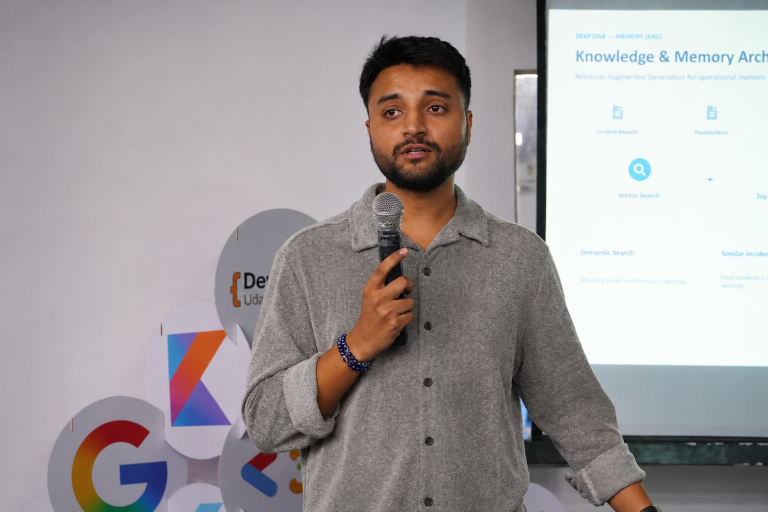
#> input picture Manan-2.jpeg, 1536 x 1024 px (shown at 1/2 size)
$ python prep_badge.py
#> lines starting #> are read from the running program, lines starting #| are printed output that depends on the picture; after the words box and inside, x2 and y2 are one past the last pixel; in counts of white or black regions, pixels touching at a corner belong together
"""
Square-crop + circular-mask operator badge from Manan-2.jpeg.
Pillow only — no rembg.

  python scripts/prep_badge.py [input.jpg] [output.png]
"""
import os
import sys

from PIL import Image, ImageDraw

HERE = os.path.dirname(os.path.abspath(__file__))
ROOT = os.path.join(HERE, "..")
INP = sys.argv[1] if len(sys.argv) > 1 else os.path.join(ROOT, "Manan-2.jpeg")
OUT = (
    sys.argv[2]
    if len(sys.argv) > 2
    else os.path.join(ROOT, "assets", "operator-badge.png")
)

SIZE = 256

im = Image.open(INP).convert("RGBA")
w, h = im.size
#> w = 1536; h = 1024
side = min(w, h)
#> side = 1024
# Bias crop slightly upward so the face fills the circle (talking-head shot).
left = (w - side) // 2
#> left = 256
top = max(0, (h - side) // 2 - side // 10)
#> top = 0
im = im.crop((left, top, left + side, top + side)).resize(
    (SIZE, SIZE), Image.LANCZOS
)
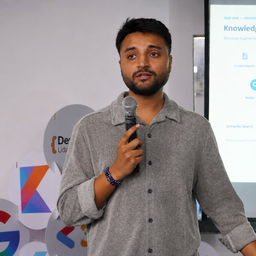
#> im: PIL image 256x256 RGBA; mean R, G, B, A 152.8, 144.3, 145.1, 255

mask = Image.new("L", (SIZE, SIZE), 0)
#> mask: PIL image 256x256 L; every value is 0
ImageDraw.Draw(mask).ellipse((0, 0, SIZE - 1, SIZE - 1), fill=255)
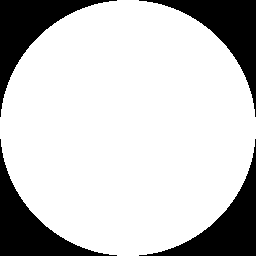
#> mask: PIL image 256x256 L; 78.5% white; 4 black regions, box (x1, y1, x2, y2) and area: (0, 0, 117, 117) 3528, (139, 0, 256, 117) 3528, (0, 139, 117, 256) 3528, (139, 139, 256, 256) 3528
out = Image.new("RGBA", (SIZE, SIZE), (0, 0, 0, 0))
#> out: PIL image 256x256 RGBA; every value is 0
out.paste(im, (0, 0), mask=mask)
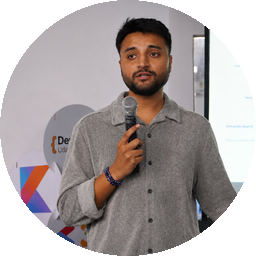
#> out: PIL image 256x256 RGBA; mean R, G, B, A 118.3, 110.3, 109.7, 200.1; transparent parts drawn white

os.makedirs(os.path.dirname(OUT), exist_ok=True)
out.save(OUT, "PNG")
print("wrote", OUT, out.size)
#| wrote scripts/../assets/operator-badge.png (256, 256)

$ run again, with Manan.jpeg copied over Manan-2.jpeg
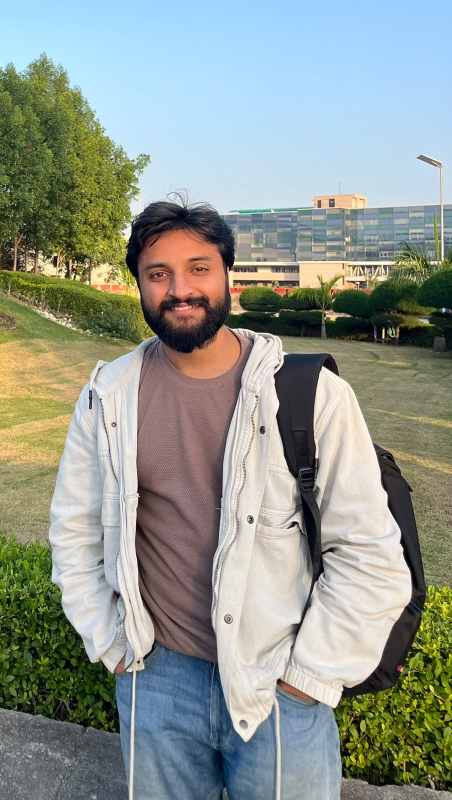
#> input picture Manan.jpeg, 904 x 1600 px (shown at 1/2 size)
#> `im = im.crop((left, top, left + side, top + side)).resize( (SIZE, SIZE..`:
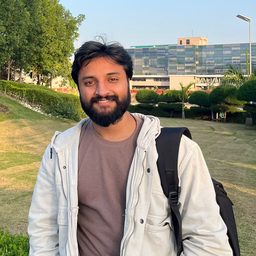
#> im: PIL image 256x256 RGBA; mean R, G, B, A 148.2, 144.8, 127.7, 255
#> `out.paste(im, (0, 0), mask=mask)`:
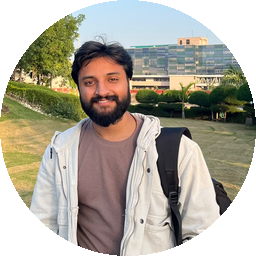
#> out: PIL image 256x256 RGBA; mean R, G, B, A 117.1, 111.9, 99.1, 200.1; transparent parts drawn white
#| wrote scripts/../assets/operator-badge.png (256, 256)

$ run again, with source-prepped.png saved as Manan-2.jpeg
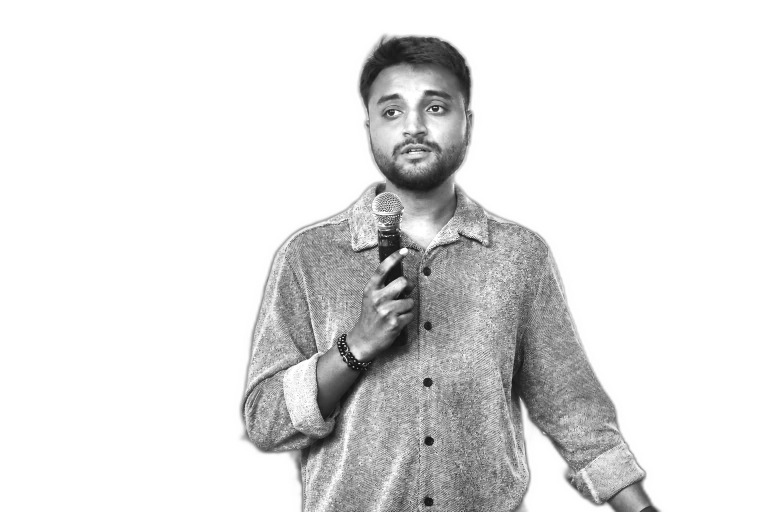
#> input picture source-prepped.png, 1536 x 1024 px (shown at 1/2 size)
#> `im = im.crop((left, top, left + side, top + side)).resize( (SIZE, SIZE..`:
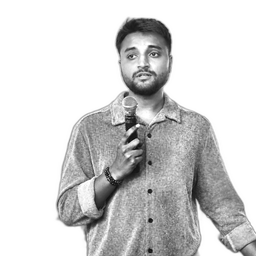
#> im: PIL image 256x256 RGBA; mean R, G, B, A 210.9, 210.9, 210.9, 255
#> `out.paste(im, (0, 0), mask=mask)`:
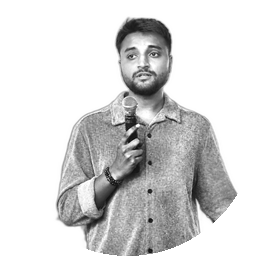
#> out: PIL image 256x256 RGBA; mean R, G, B, A 159.2, 159.2, 159.2, 200.1; transparent parts drawn white
#| wrote scripts/../assets/operator-badge.png (256, 256)
